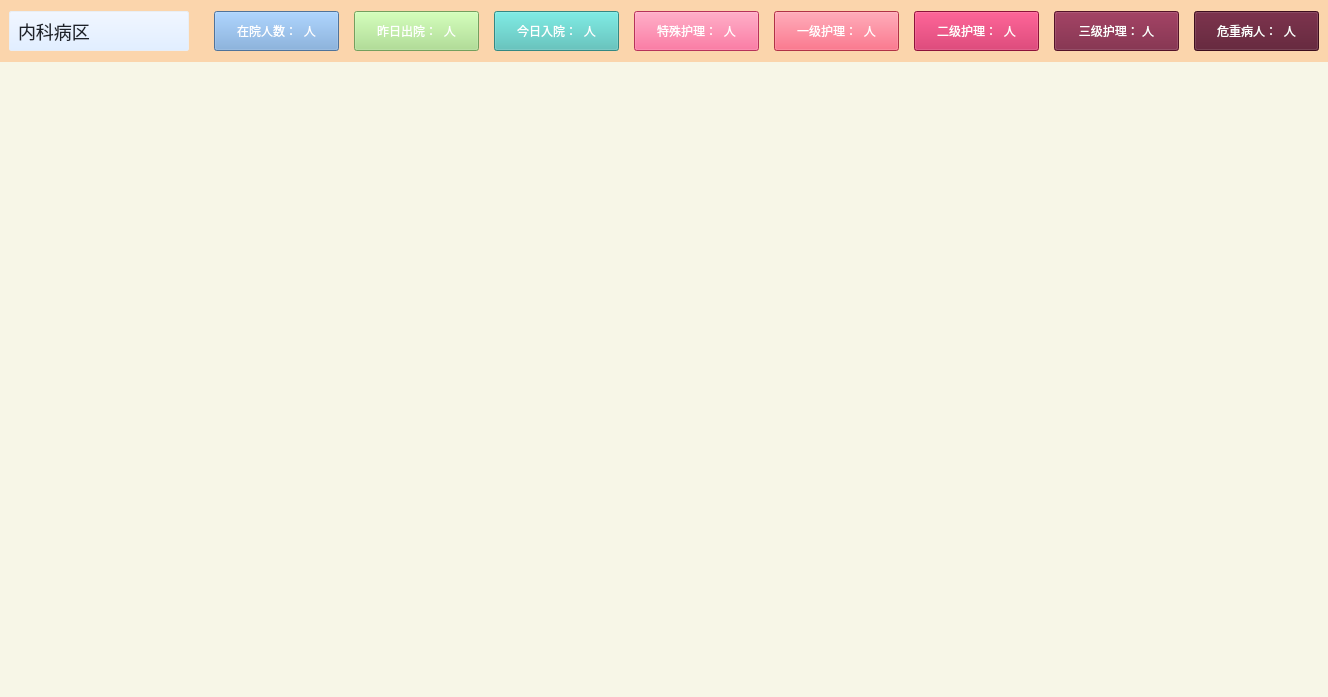
<?xml version="1.0" encoding="UTF-8"?>
<ui version="4.0">
 <class>BedManage</class>
 <widget class="QWidget" name="BedManage">
  <property name="geometry">
   <rect>
    <x>0</x>
    <y>0</y>
    <width>1328</width>
    <height>697</height>
   </rect>
  </property>
  <property name="windowTitle">
   <string>Form</string>
  </property>
  <property name="styleSheet">
   <string notr="true"/>
  </property>
  <layout class="QVBoxLayout" name="verticalLayout">
   <property name="spacing">
    <number>0</number>
   </property>
   <property name="leftMargin">
    <number>0</number>
   </property>
   <property name="topMargin">
    <number>0</number>
   </property>
   <property name="rightMargin">
    <number>0</number>
   </property>
   <property name="bottomMargin">
    <number>0</number>
   </property>
   <item>
    <widget class="QWidget" name="widget" native="true">
     <property name="maximumSize">
      <size>
       <width>16777215</width>
       <height>62</height>
      </size>
     </property>
     <property name="styleSheet">
      <string notr="true">QWidget{
background:#FBD5AC;
}

</string>
     </property>
     <layout class="QHBoxLayout" name="horizontalLayout_2">
      <item>
       <widget class="QComboBox" name="comboBox">
        <property name="minimumSize">
         <size>
          <width>180</width>
          <height>40</height>
         </size>
        </property>
        <property name="maximumSize">
         <size>
          <width>180</width>
          <height>16777215</height>
         </size>
        </property>
        <property name="styleSheet">
         <string notr="true">
QComboBox
{
	background-color:qlineargradient(x1:0, y1:0, x2:0, y2:1, stop:0 #F1F6FF , stop:1 #E1EEFF);
	border-radius: 2px;
	border: 1px solid #E9EEF5;
	font-size: 18px;
	font-weight: 400;
	color: #1D2129;
	line-height: 22px;
	padding-left:8px;
}
QComboBox::down-arrow
{
	border-image:url(&quot;:/icons/images/icons_combobox_down_arrow.png&quot;);
}
QComboBox::drop-down
{
	border:none;
	background:transparent;
	padding-right:6px;
}

/* 下拉后，整个下拉窗体样式 */
QComboBox QAbstractItemView {
    outline: 0px solid gray;   
    border: none;   
    background-color: #FFFFFF;   
    selection-background-color: #40a9ff;   
	font-size: 14px;
	font-weight: 400;
	color: #1D2129;
	line-height: 22px;
	border-radius:3px;
	margin-left:4px;
}

/* 下拉后，整个下拉窗体每项的样式 */
QComboBox QAbstractItemView::item {
    height: 40px;   /* 项的高度 */
}

/* 下拉后，整个下拉窗体被选择的每项的样式 */
QComboBox QAbstractItemView::item:selected {
   color:#FFFFFF;
   background-color: #1479FF;   /* 整个下拉窗体越过每项的背景色 */
}

/* QComboBox中的垂直滚动条 */
QComboBox QAbstractScrollArea QScrollBar:vertical {
    border:none;
	background:transparent;
}

QComboBox QAbstractScrollArea QScrollBar::handle:vertical {
	width: 8px;
    background-color:;   /* 空白区域的背景色*/
	border-radius:4px;
    background: #C9CDD4;   /* 小方块的背景色深灰lightblue */
}</string>
        </property>
        <item>
         <property name="text">
          <string>内科病区</string>
         </property>
        </item>
        <item>
         <property name="text">
          <string>儿科病区</string>
         </property>
        </item>
       </widget>
      </item>
      <item>
       <spacer name="horizontalSpacer">
        <property name="orientation">
         <enum>Qt::Horizontal</enum>
        </property>
        <property name="sizeHint" stdset="0">
         <size>
          <width>2</width>
          <height>20</height>
         </size>
        </property>
       </spacer>
      </item>
      <item>
       <layout class="QHBoxLayout" name="horizontalLayout">
        <property name="spacing">
         <number>15</number>
        </property>
        <item>
         <widget class="QPushButton" name="pushButton">
          <property name="minimumSize">
           <size>
            <width>125</width>
            <height>40</height>
           </size>
          </property>
          <property name="styleSheet">
           <string notr="true">QPushButton
{
background:#70a1d7;
color:#FFFFFF;

}</string>
          </property>
          <property name="text">
           <string>在院人数：  人</string>
          </property>
         </widget>
        </item>
        <item>
         <widget class="QPushButton" name="pushButton_2">
          <property name="minimumSize">
           <size>
            <width>125</width>
            <height>40</height>
           </size>
          </property>
          <property name="styleSheet">
           <string notr="true">QPushButton
{
background:#a3de83;
color:#FFFFFF;

}</string>
          </property>
          <property name="text">
           <string>昨日出院：  人</string>
          </property>
         </widget>
        </item>
        <item>
         <widget class="QPushButton" name="pushButton_3">
          <property name="minimumSize">
           <size>
            <width>125</width>
            <height>40</height>
           </size>
          </property>
          <property name="styleSheet">
           <string notr="true">QPushButton
{
background:#49beb7;
color:#FFFFFF;

}</string>
          </property>
          <property name="text">
           <string>今日入院：  人</string>
          </property>
         </widget>
        </item>
        <item>
         <widget class="QPushButton" name="pushButton_4">
          <property name="minimumSize">
           <size>
            <width>125</width>
            <height>40</height>
           </size>
          </property>
          <property name="styleSheet">
           <string notr="true">QPushButton
{
color:#FFFFFF;

background:#ff467e;
}</string>
          </property>
          <property name="text">
           <string>特殊护理：  人</string>
          </property>
         </widget>
        </item>
        <item>
         <widget class="QPushButton" name="pushButton_6">
          <property name="minimumSize">
           <size>
            <width>125</width>
            <height>40</height>
           </size>
          </property>
          <property name="styleSheet">
           <string notr="true">QPushButton
{
background:#f64662;
color:#FFFFFF;

}</string>
          </property>
          <property name="text">
           <string>一级护理：  人</string>
          </property>
         </widget>
        </item>
        <item>
         <widget class="QPushButton" name="pushButton_7">
          <property name="minimumSize">
           <size>
            <width>125</width>
            <height>40</height>
           </size>
          </property>
          <property name="styleSheet">
           <string notr="true">QPushButton
{
background:#c61951;
color:#FFFFFF;
}</string>
          </property>
          <property name="text">
           <string>二级护理：  人</string>
          </property>
         </widget>
        </item>
        <item>
         <widget class="QPushButton" name="pushButton_8">
          <property name="minimumSize">
           <size>
            <width>125</width>
            <height>40</height>
           </size>
          </property>
          <property name="styleSheet">
           <string notr="true">QPushButton
{
background:#741938;
color:#FFFFFF;
}</string>
          </property>
          <property name="text">
           <string>三级护理： 人</string>
          </property>
         </widget>
        </item>
        <item>
         <widget class="QPushButton" name="pushButton_5">
          <property name="minimumSize">
           <size>
            <width>125</width>
            <height>40</height>
           </size>
          </property>
          <property name="styleSheet">
           <string notr="true">QPushButton
{
background:#56132a;
color:#FFFFFF;
}</string>
          </property>
          <property name="text">
           <string>危重病人：  人</string>
          </property>
         </widget>
        </item>
       </layout>
      </item>
     </layout>
    </widget>
   </item>
   <item>
    <widget class="QWidget" name="widget_2" native="true">
     <property name="styleSheet">
      <string notr="true">background:#f7f6e7;</string>
     </property>
    </widget>
   </item>
  </layout>
 </widget>
 <resources>
  <include location="../../../../app.qrc"/>
 </resources>
 <connections/>
</ui>
